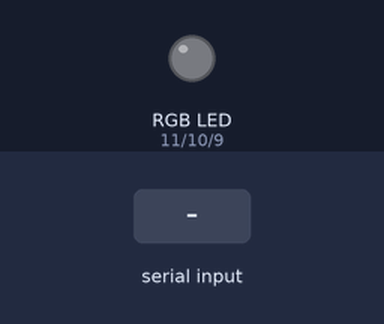
The sketch below on a simulated Arduino Uno, built with avr-gcc and run on an emulated ATmega328P. On the bench: an RGB LED mixed from three pins (HIGH = lit). The test bench sets the inputs (shaded band).

Above: at 1.2 s.
1.3 s: "1" received over Serial
At 2.7 s:
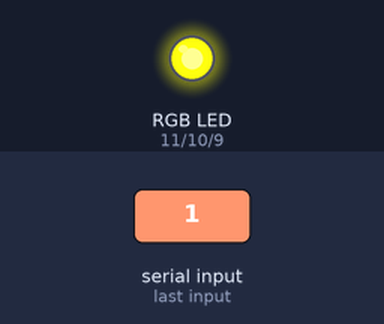
3.0 s: "0" received over Serial
At 4.4 s:
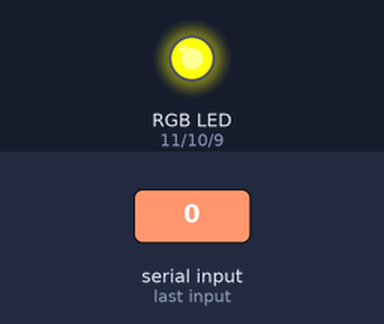
Timing chart, 0 to 6.0 s (numbered marks = the images above; inputs shaded):
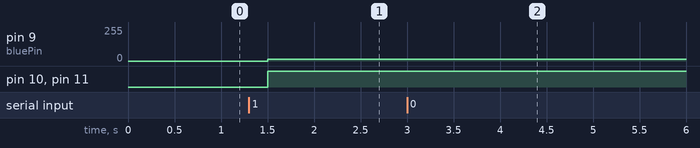

Measured:
- after the input at 1.3 s, pin 9 (bluePin): 0/255 → 15/255 after 0.20 s; pin 10 (greenPin), pin 11 (redPin): LOW → HIGH after 0.20 s
- after the input at 3.0 s, pin 9 (bluePin): 15/255 → 14/255 after 0.50 s

The sketch:

Ornek2RGBLed.ino
```cpp
int redPin = 11;
int greenPin = 10;
int bluePin = 9;

void setColor(int red, int green, int blue)
{
  #ifdef COMMON_ANODE
    red = 255 - red;
    green = 255 - green;
    blue = 255 - blue;
  #endif
  analogWrite(redPin, red);
  analogWrite(greenPin, green);
  analogWrite(bluePin, blue);
}

void setup()
{
  pinMode(redPin, OUTPUT);
  pinMode(greenPin, OUTPUT);
  pinMode(bluePin, OUTPUT);
  Serial.begin(9600);
}

void loop()
{
 if(Serial.available())
 {
   setColor(Serial.read(),Serial.read()%100,Serial.read()%17);
 }
 delay(500);
}
```
